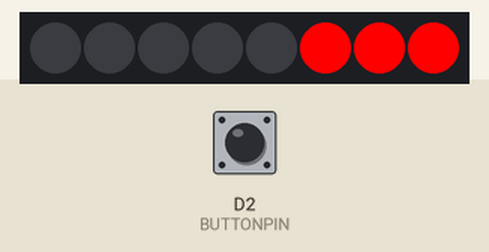
A sketch run on a simulated ESP8266 (NodeMCU). Parts: 8 RGB LEDs in strip order, left to right. Inputs (shaded band) come from the test bench; at power-on: D2 (BUTTONPIN) HIGH. What the sketch prints to the serial monitor is not drawn.

Above: at 1.25 s.
1.3 s: D2 (BUTTONPIN) pulled LOW for 0.15 s
At 1.35 s:
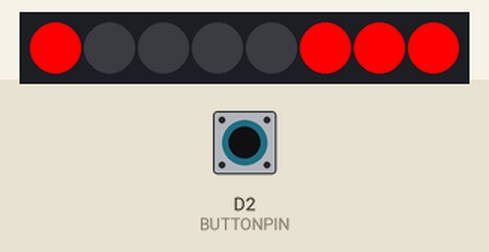
3.2 s: D2 (BUTTONPIN) pulled LOW for 1 s
At 5.0 s:
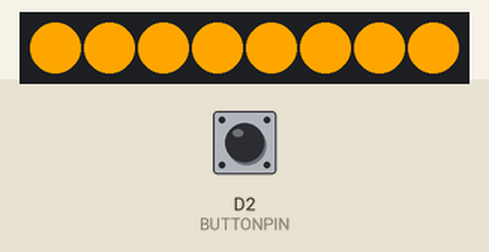
5.7 s: D2 (BUTTONPIN) pulled LOW for 0.15 s
At 7.2 s:
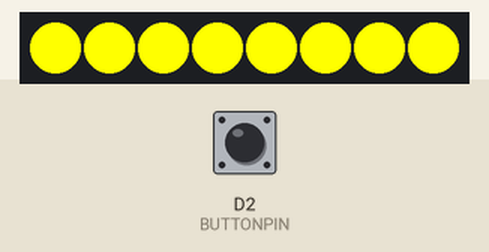
7.6 s: D2 (BUTTONPIN) pulled LOW for 3.2 s
At 8.9 s:
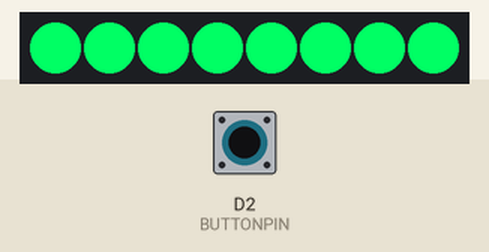
12.3 s: D2 (BUTTONPIN) pulled LOW for 0.15 s
At 13.9 s:
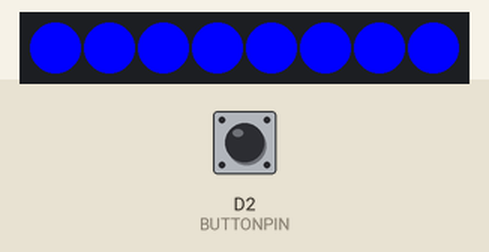
14.2 s: D2 (BUTTONPIN) pulsed LOW 5 times (0.12 s each, 0.3 s apart)
At 15.2 s:
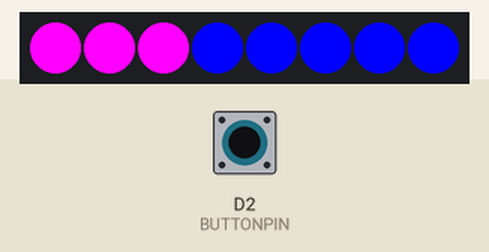
Timing chart, 0 to 18.2 s (numbered marks = the images above; inputs shaded):
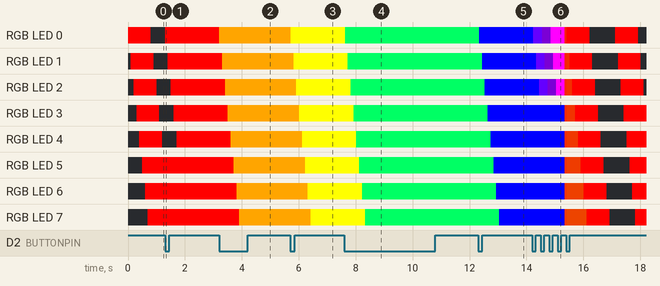

The sketch:

NMSCDTrophyStripSimple.ino
```cpp
#include <WiFiClient.h>
#include <ESP8266WiFi.h>
#include <ESP8266mDNS.h>
#include <ESP8266WebServer.h>
#include <Adafruit_NeoPixel.h>

#define NUMPIXELS 8
#define PIXELPIN D1
#define BUTTONPIN D2

// Parameter 1 = number of pixels in strip
// Parameter 2 = Arduino pin number (most are valid)
// Parameter 3 = pixel type flags, add together as needed:
//   NEO_KHZ800  800 KHz bitstream (most NeoPixel products w/WS2812 LEDs)
//   NEO_KHZ400  400 KHz (classic 'v1' (not v2) FLORA pixels, WS2811 drivers)
//   NEO_GRB     Pixels are wired for GRB bitstream (most NeoPixel products)
//   NEO_RGB     Pixels are wired for RGB bitstream (v1 FLORA pixels, not v2)
Adafruit_NeoPixel strip = Adafruit_NeoPixel(NUMPIXELS, PIXELPIN, NEO_GRB + NEO_KHZ800);

uint32_t red = strip.Color(255, 0, 0);
uint32_t orange = strip.Color(255, 165, 0);
uint32_t yellow = strip.Color(255, 255, 0);
uint32_t green = strip.Color(0, 255, 100);
uint32_t blue = strip.Color(0, 0, 255);
uint32_t purple = strip.Color(100, 0, 255);
uint32_t indigo = strip.Color(75, 0, 130);
uint32_t pink = strip.Color(255, 0, 255);
uint32_t black = strip.Color(0, 0, 0);

int lightBrightness = 255;
int buttonState = 0;
int choice = 0;
int step = 0;
int solidColourTimeout = 100;

void setup(void)
{
  Serial.begin(115200);
  pinMode(BUTTONPIN, INPUT_PULLUP);

  strip.begin();
  strip.show(); // Initialize all pixels to 'off'
}

void loop(void)
{
  int localButtonState = digitalRead(BUTTONPIN);
  if (buttonState != localButtonState)
  {
    buttonState = localButtonState;
    if (localButtonState == LOW)
    {
      Serial.print("click");
      choice++;
      step = 0;
    }
  }

  switch (choice)
  {
  case 0:
    step = colorWipeStep(step, red, solidColourTimeout);
    break;
  case 1:
    step = solidColorWipeStep(step, red, solidColourTimeout);
    break;
  case 2:
    step = solidColorWipeStep(step, orange, solidColourTimeout);
    break;
  case 3:
    step = solidColorWipeStep(step, yellow, solidColourTimeout);
    break;
  case 4:
    step = solidColorWipeStep(step, green, solidColourTimeout);
    break;
  case 5:
    step = solidColorWipeStep(step, blue, solidColourTimeout);
    break;
  case 6:
    step = solidColorWipeStep(step, purple, solidColourTimeout);
    break;
  case 7:
    step = solidColorWipeStep(step, indigo, solidColourTimeout);
    break;
  case 8:
    step = solidColorWipeStep(step, pink, solidColourTimeout);
    break;
  case 9:
    step = rainbowStep(step, 20);
    break;
  default:
    choice = 0;
    break;
  }
}

void blankStep(int step)
{
  uint16_t i;
  for (i = 0; i < NUMPIXELS; i++)
  {
    strip.setPixelColor(i, black);
  }
  strip.show();
  step = 0;
  delay(1000);
}

int colorWipeStep(int step, uint32_t c, uint8_t wait)
{
  if (step > (NUMPIXELS + NUMPIXELS))
  {
    return 0;
  }
  if (step < NUMPIXELS)
  {
    strip.setPixelColor(step, c);
  }
  if (step >= NUMPIXELS)
  {
    strip.setPixelColor(step - NUMPIXELS, black);
  }
  strip.setBrightness(lightBrightness);
  strip.show();
  delay(wait);
  return step + 1;
}

int solidColorWipeStep(int step, uint32_t c, uint8_t wait)
{
  if (step < NUMPIXELS)
  {
    strip.setPixelColor(step, c);
  }

  strip.setBrightness(lightBrightness);
  strip.show();
  delay(wait);

  if (step >= NUMPIXELS)
  {
    return step;
  }
  return step + 1;
}

int rainbowStep(int step, uint8_t wait)
{
  uint16_t i;

  if (step > 256)
  {
    return 0;
  }

  for (i = 0; i < NUMPIXELS; i++)
  {
    strip.setPixelColor(i, Wheel((i + step) & 255));
  }
  strip.setBrightness(lightBrightness);
  strip.show();
  delay(wait);
  return step + 1;
}

// Input a value 0 to 255 to get a color value.
// The colours are a transition r - g - b - back to r.
uint32_t Wheel(byte WheelPos)
{
  WheelPos = 255 - WheelPos;
  if (WheelPos < 85)
  {
    return strip.Color(255 - WheelPos * 3, 0, WheelPos * 3);
  }
  if (WheelPos < 170)
  {
    WheelPos -= 85;
    return strip.Color(0, WheelPos * 3, 255 - WheelPos * 3);
  }
  WheelPos -= 170;
  return strip.Color(WheelPos * 3, 255 - WheelPos * 3, 0);
}
```

Measured:
- after the input at 3.2 s, RGB LED 0: RGB(255, 0, 0) → RGB(255, 165, 0) at once; RGB LED 1: RGB(255, 0, 0) → RGB(255, 165, 0) after 0.11 s
- after the input at 5.7 s, RGB LED 0: RGB(255, 165, 0) → RGB(255, 255, 0) at once; RGB LED 1: RGB(255, 165, 0) → RGB(255, 255, 0) after 0.12 s
- after the input at 7.6 s, RGB LED 0: RGB(255, 255, 0) → RGB(0, 255, 100) at once; RGB LED 1: RGB(255, 255, 0) → RGB(0, 255, 100) after 0.13 s
- after the input at 12.3 s, RGB LED 0: RGB(0, 255, 100) → RGB(0, 0, 255) at once; RGB LED 1: RGB(0, 255, 100) → RGB(0, 0, 255) after 0.14 s
- after the input at 14.2 s, the LEDs: first change after 0.05 s (image 6 shows a later state)
